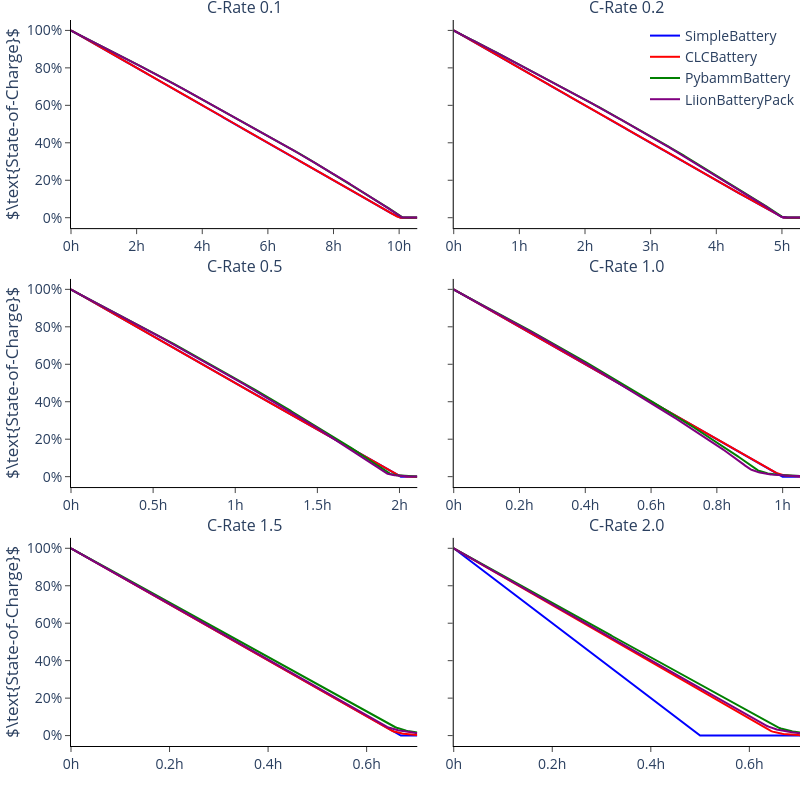

Here is the notebook cell this chart was saved with:
### Code cell
fig = make_subplots(rows=3, cols=2, shared_yaxes=True, vertical_spacing=0.07, horizontal_spacing=0.05, subplot_titles=tuple(f"C-Rate {i}" for i in C_RATES_DISCHARGE))
fig.update_layout(
    width=800,
    height=800,
    margin={"r": 0, "l": 0, "t": 20, "b": 0},
    paper_bgcolor="rgba(0,0,0,0)", plot_bgcolor="rgba(0,0,0,0)",
    font_size=14,
    legend={"xanchor": "right", "x": 1},
)
fig.update_xaxes(
    {"showline": True, "linewidth": 1, "linecolor": "black", "ticks":"outside"}
)
fig.update_yaxes(
    {"showline": True, "linewidth": 1, "linecolor": "black", "ticks":"outside"}
)
showlegend = True
batteries = ["SimpleBattery", "CLCBattery", "PybammBattery", "LiionBatteryPack"]
colors = ["Blue", "Red", "Green", "Purple"]
for i, c_rate in enumerate(C_RATES_DISCHARGE):
    col = i % 2 + 1
    row = i // 2 + 1
    for battery, color in zip(batteries, colors[:4]):
        df = pd.read_csv(f"results/{battery}_Discharge{c_rate}C.csv")
        fig.add_trace(
            go.Scatter(x=[i * STEP_SIZE / 3600 for i in range(len(df.index))], y=df["storage.soc"] * 100, showlegend=showlegend, line_color=color, name=battery), row=row, col=col
        )
    fig.update_xaxes(row=row, col=col, title="", ticksuffix="h")
    showlegend = False
for i in range(3):
    fig.update_yaxes(title="$\\text{State-of-Charge}$", ticksuffix = "%", row=i+1, col=1)
fig.write_image("../thesis/Images/discharging_experiment.pdf", "pdf")
fig.show()

### Figure 1 — Plotly figure (JSON) as saved in the notebook; plotly's stock layout.template omitted (floating-point values rounded to 4 significant figures; data arrays with more than 128 entries replaced by an {"elided": "..."} marker saying what was removed)
{"data": [{"line": {"color": "Blue"}, "name": "SimpleBattery", "showlegend": true, "type": "scatter", "x": {"elided": "3800 float values"}, "xaxis": "x", "y": {"elided": "3800 float values"}, "yaxis": "y"}, {"line": {"color": "Red"}, "name": "CLCBattery", "showlegend": true, "type": "scatter", "x": {"elided": "3800 float values"}, "xaxis": "x", "y": {"elided": "3800 float values"}, "yaxis": "y"}, {"line": {"color": "Green"}, "name": "PybammBattery", "showlegend": true, "type": "scatter", "x": {"elided": "3800 float values"}, "xaxis": "x", "y": {"elided": "3800 float values"}, "yaxis": "y"}, {"line": {"color": "Purple"}, "name": "LiionBatteryPack", "showlegend": true, "type": "scatter", "x": {"elided": "3800 float values"}, "xaxis": "x", "y": {"elided": "3800 float values"}, "yaxis": "y"}, {"line": {"color": "Blue"}, "name": "SimpleBattery", "showlegend": false, "type": "scatter", "x": {"elided": "1900 float values"}, "xaxis": "x2", "y": {"elided": "1900 float values"}, "yaxis": "y2"}, {"line": {"color": "Red"}, "name": "CLCBattery", "showlegend": false, "type": "scatter", "x": {"elided": "1900 float values"}, "xaxis": "x2", "y": {"elided": "1900 float values"}, "yaxis": "y2"}, {"line": {"color": "Green"}, "name": "PybammBattery", "showlegend": false, "type": "scatter", "x": {"elided": "1900 float values"}, "xaxis": "x2", "y": {"elided": "1900 float values"}, "yaxis": "y2"}, {"line": {"color": "Purple"}, "name": "LiionBatteryPack", "showlegend": false, "type": "scatter", "x": {"elided": "1900 float values"}, "xaxis": "x2", "y": {"elided": "1900 float values"}, "yaxis": "y2"}, {"line": {"color": "Blue"}, "name": "SimpleBattery", "showlegend": false, "type": "scatter", "x": {"elided": "760 float values"}, "xaxis": "x3", "y": {"elided": "760 float values"}, "yaxis": "y3"}, {"line": {"color": "Red"}, "name": "CLCBattery", "showlegend": false, "type": "scatter", "x": {"elided": "760 float values"}, "xaxis": "x3", "y": {"elided": "760 float values"}, "yaxis": "y3"}, {"line": {"color": "Green"}, "name": "PybammBattery", "showlegend": false, "type": "scatter", "x": {"elided": "760 float values"}, "xaxis": "x3", "y": {"elided": "760 float values"}, "yaxis": "y3"}, {"line": {"color": "Purple"}, "name": "LiionBatteryPack", "showlegend": false, "type": "scatter", "x": {"elided": "760 float values"}, "xaxis": "x3", "y": {"elided": "760 float values"}, "yaxis": "y3"}, {"line": {"color": "Blue"}, "name": "SimpleBattery", "showlegend": false, "type": "scatter", "x": {"elided": "380 float values"}, "xaxis": "x4", "y": {"elided": "380 float values"}, "yaxis": "y4"}, {"line": {"color": "Red"}, "name": "CLCBattery", "showlegend": false, "type": "scatter", "x": {"elided": "380 float values"}, "xaxis": "x4", "y": {"elided": "380 float values"}, "yaxis": "y4"}, {"line": {"color": "Green"}, "name": "PybammBattery", "showlegend": false, "type": "scatter", "x": {"elided": "380 float values"}, "xaxis": "x4", "y": {"elided": "380 float values"}, "yaxis": "y4"}, {"line": {"color": "Purple"}, "name": "LiionBatteryPack", "showlegend": false, "type": "scatter", "x": {"elided": "380 float values"}, "xaxis": "x4", "y": {"elided": "380 float values"}, "yaxis": "y4"}, {"line": {"color": "Blue"}, "name": "SimpleBattery", "showlegend": false, "type": "scatter", "x": {"elided": "254 float values"}, "xaxis": "x5", "y": {"elided": "254 float values"}, "yaxis": "y5"}, {"line": {"color": "Red"}, "name": "CLCBattery", "showlegend": false, "type": "scatter", "x": {"elided": "254 float values"}, "xaxis": "x5", "y": {"elided": "254 float values"}, "yaxis": "y5"}, {"line": {"color": "Green"}, "name": "PybammBattery", "showlegend": false, "type": "scatter", "x": {"elided": "254 float values"}, "xaxis": "x5", "y": {"elided": "254 float values"}, "yaxis": "y5"}, {"line": {"color": "Purple"}, "name": "LiionBatteryPack", "showlegend": false, "type": "scatter", "x": {"elided": "254 float values"}, "xaxis": "x5", "y": {"elided": "254 float values"}, "yaxis": "y5"}, {"line": {"color": "Blue"}, "name": "SimpleBattery", "showlegend": false, "type": "scatter", "x": {"elided": "254 float values"}, "xaxis": "x6", "y": {"elided": "254 float values"}, "yaxis": "y6"}, {"line": {"color": "Red"}, "name": "CLCBattery", "showlegend": false, "type": "scatter", "x": {"elided": "254 float values"}, "xaxis": "x6", "y": {"elided": "254 float values"}, "yaxis": "y6"}, {"line": {"color": "Green"}, "name": "PybammBattery", "showlegend": false, "type": "scatter", "x": {"elided": "254 float values"}, "xaxis": "x6", "y": {"elided": "254 float values"}, "yaxis": "y6"}, {"line": {"color": "Purple"}, "name": "LiionBatteryPack", "showlegend": false, "type": "scatter", "x": {"elided": "254 float values"}, "xaxis": "x6", "y": {"elided": "254 float values"}, "yaxis": "y6"}], "layout": {"annotations": [{"font": {"size": 16}, "showarrow": false, "text": "C-Rate 0.1", "x": 0.2375, "xanchor": "center", "xref": "paper", "y": 1, "yanchor": "bottom", "yref": "paper"}, {"font": {"size": 16}, "showarrow": false, "text": "C-Rate 0.2", "x": 0.7625, "xanchor": "center", "xref": "paper", "y": 1, "yanchor": "bottom", "yref": "paper"}, {"font": {"size": 16}, "showarrow": false, "text": "C-Rate 0.5", "x": 0.2375, "xanchor": "center", "xref": "paper", "y": 0.6433, "yanchor": "bottom", "yref": "paper"}, {"font": {"size": 16}, "showarrow": false, "text": "C-Rate 1.0", "x": 0.7625, "xanchor": "center", "xref": "paper", "y": 0.6433, "yanchor": "bottom", "yref": "paper"}, {"font": {"size": 16}, "showarrow": false, "text": "C-Rate 1.5", "x": 0.2375, "xanchor": "center", "xref": "paper", "y": 0.2867, "yanchor": "bottom", "yref": "paper"}, {"font": {"size": 16}, "showarrow": false, "text": "C-Rate 2.0", "x": 0.7625, "xanchor": "center", "xref": "paper", "y": 0.2867, "yanchor": "bottom", "yref": "paper"}], "font": {"size": 14}, "height": 800, "legend": {"x": 1, "xanchor": "right"}, "margin": {"b": 0, "l": 0, "r": 0, "t": 20}, "paper_bgcolor": "rgba(0,0,0,0)", "plot_bgcolor": "rgba(0,0,0,0)", "width": 800, "xaxis": {"anchor": "y", "domain": [0, 0.475], "linecolor": "black", "linewidth": 1, "showline": true, "ticks": "outside", "ticksuffix": "h", "title": {"text": ""}}, "xaxis2": {"anchor": "y2", "domain": [0.525, 1], "linecolor": "black", "linewidth": 1, "showline": true, "ticks": "outside", "ticksuffix": "h", "title": {"text": ""}}, "xaxis3": {"anchor": "y3", "domain": [0, 0.475], "linecolor": "black", "linewidth": 1, "showline": true, "ticks": "outside", "ticksuffix": "h", "title": {"text": ""}}, "xaxis4": {"anchor": "y4", "domain": [0.525, 1], "linecolor": "black", "linewidth": 1, "showline": true, "ticks": "outside", "ticksuffix": "h", "title": {"text": ""}}, "xaxis5": {"anchor": "y5", "domain": [0, 0.475], "linecolor": "black", "linewidth": 1, "showline": true, "ticks": "outside", "ticksuffix": "h", "title": {"text": ""}}, "xaxis6": {"anchor": "y6", "domain": [0.525, 1], "linecolor": "black", "linewidth": 1, "showline": true, "ticks": "outside", "ticksuffix": "h", "title": {"text": ""}}, "yaxis": {"anchor": "x", "domain": [0.7133, 1], "linecolor": "black", "linewidth": 1, "showline": true, "ticks": "outside", "ticksuffix": "%", "title": {"text": "$\\text{State-of-Charge}$"}}, "yaxis2": {"anchor": "x2", "domain": [0.7133, 1], "linecolor": "black", "linewidth": 1, "matches": "y", "showline": true, "showticklabels": false, "ticks": "outside"}, "yaxis3": {"anchor": "x3", "domain": [0.3567, 0.6433], "linecolor": "black", "linewidth": 1, "showline": true, "ticks": "outside", "ticksuffix": "%", "title": {"text": "$\\text{State-of-Charge}$"}}, "yaxis4": {"anchor": "x4", "domain": [0.3567, 0.6433], "linecolor": "black", "linewidth": 1, "matches": "y3", "showline": true, "showticklabels": false, "ticks": "outside"}, "yaxis5": {"anchor": "x5", "domain": [0, 0.2867], "linecolor": "black", "linewidth": 1, "showline": true, "ticks": "outside", "ticksuffix": "%", "title": {"text": "$\\text{State-of-Charge}$"}}, "yaxis6": {"anchor": "x6", "domain": [0, 0.2867], "linecolor": "black", "linewidth": 1, "matches": "y5", "showline": true, "showticklabels": false, "ticks": "outside"}}}
